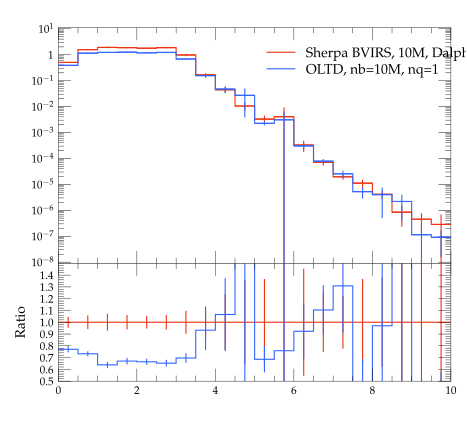

Generate this figure with Python:
#! /usr/bin/env python

# This Python script was auto-generated using YODA v2.0.0.
# Analysis object: /evtb/cutEg_jbjg_dr
# Timestamp: 15-04-2024 (14:39:54)

import matplotlib as mpl
import matplotlib.pyplot as plt
mpl.use('Agg') # comment out for interactive use
import os
import numpy as np

plotDir = os.path.split(os.path.realpath(__file__))[0]
if 'YODA_USER_PLOT_PATH' in globals():
    plot_outdir = globals()['YODA_USER_PLOT_PATH']
else:
    plot_outdir = plotDir

#plot style
plt.style.use(os.path.join(plotDir, '../default.mplstyle'))
# plot metadata
figW, figH = plt.rcParams['figure.figsize']
ax_xLabel = r''
ax_yLabel = r''
ax_title  = r''
ax_xScale = 'linear'
ax_yScale = 'log'
xLims = (0.0, 10.0)
yLims = (9.000000000000001e-09, 11.0)

# TeX-friendly labels for the legend
labels = [ r"Sherpa BVIRS, 10M, Dalpha=0.01", r"OLTD, nb=10M, nq=1" ]

# Create figure and axis objects
fig, (ax, ratio0_ax) = plt.subplots(2, 1, sharex=True,
                  figsize=(figW,figH), gridspec_kw={'height_ratios': (2, 1)})
ratio0_ax.yaxis.set_major_locator(mpl.ticker.MultipleLocator(0.1))
ratio0_ax.set_ylim(0.5, 1.4999)
ratio0_ax.set_ylabel('Ratio')

# LineColor map: curve index -> color
linecolors = {0: '#EE3311', 1: '#3366FF'}
# the numerical data is stored in a separate file
dataf = dict()
prefix = os.path.split(__file__)[0]
if prefix:    prefix = prefix + '/'
exec(open(prefix+'cutEg_jbjg_dr__data.py').read(), dataf)


legend_handles = [] # keep track of handles for the legend

# style options for curves
# starts at zorder>=5 to draw curve on top of legend
styles = {
  'curve0': {
    'color' : linecolors[0],
    'linestyle' : '-',
    'marker' : 'o',
    'zorder' : 5,
    'histstyle' : True,
  },
  'curve1': {
    'color' : linecolors[1],
    'linestyle' : '-',
    'marker' : 'o',
    'zorder' : 6,
    'histstyle' : True,
  },
}
# curve from input yoda files in main panel
for label in dataf['yvals'].keys():
    if all(np.isnan(v) for v in dataf['yvals'][label]):
        continue
    tmp = None
    if styles[label]['histstyle']: # draw as histogram
        tmp, = ax.plot(dataf['xedges'], dataf['yedges'][label],
                       color=styles[label]['color'],
                       linestyle=styles[label]['linestyle'],
                       drawstyle='steps-pre', solid_joinstyle='miter',
                       zorder=styles[label]['zorder'], label=label)
        ax.errorbar(dataf['xpoints'], dataf['yvals'][label], color=styles[label]['color'],
                    xerr=dataf['xerrs'], yerr=[dataf['ydowns'][label], dataf['yups'][label]],
                    linestyle='none', zorder=styles[label]['zorder'])
    else: # draw as scatter
        tmp = ax.errorbar(dataf['xpoints'], dataf['yvals'][label],
                          xerr=dataf['xerrs'],
                          yerr=[ dataf['ydowns'][label],
                          dataf['yups'][label] ],
                          fmt=styles[label]['marker'],
                          ecolor=styles[label]['color'],
                          color=styles[label]['color'], zorder=2)
        tmp[-1][0].set_linestyle(styles[label]['linestyle'])
    legend_handles += [tmp]
    for varLabel in dataf['variation_yvals'].keys():
        if varLabel.startswith(label):
            tmp, = ax.plot(dataf['xedges'], dataf['variation_yvals'][varLabel],
                           color=styles[label]['color'],
                           linestyle=styles[label]['linestyle'],
                           drawstyle='steps-pre', solid_joinstyle='miter',
                           zorder=styles[label]['zorder'], alpha=0.5)


# plots on ratio panel
# curve from input yoda files in ratio panel
for label, yvals in dataf['ratio0_yvals'].items():
    if all(np.isnan(v) for v in yvals):
        continue
    if styles[label]['histstyle']: # plot as histogram
        ratio0_ax.plot(dataf['xedges'], yvals,
                       color=styles[label]['color'],
                       linestyle=styles[label]['linestyle'],
                       drawstyle='steps-pre', zorder=1,
                       solid_joinstyle='miter')
        ratio0_ax.vlines(dataf['xpoints'],
                         dataf['ratio0_ymin'][label],
                         dataf['ratio0_ymax'][label],
                         color=styles[label]['color'], zorder=1)
    else: # plot as scatter
        tmp = ratio0_ax.errorbar(dataf['xpoints'],
                                 yvals, xerr=dataf['xerrs'],
                                 yerr=dataf['ratio0_yerrs'][label],
                                 fmt=styles[label]['marker'],
                                 ecolor=styles[label]['color'],
                                 color=styles[label]['color'])
        tmp[-1][0].set_linestyle(styles[label]['linestyle'])

    for varlabel in dataf['ratio0_variation_vals'].keys():
        if varlabel.startswith(label):
            ratio0_ax.plot(dataf['xedges'],
                            dataf['ratio0_variation_vals'][varlabel],
                            color=styles[label]['color'],
                            linestyle=styles[label]['linestyle'],
                            drawstyle='steps-pre', solid_joinstyle='miter',
                            zorder=1, alpha=0.5)

legend_pos = (0.5, 0.97)
ax.legend(legend_handles, labels, loc='upper left', bbox_to_anchor=legend_pos)

# set plot metadata as defined above
ratio0_ax.set_xlabel(ax_xLabel)
ratio0_ax.xaxis.set_label_coords(1., -.15)
ax.set_ylabel(ax_yLabel, loc='top')
ax.set_title(ax_title, loc='left')
ax.set_xscale(ax_xScale)
ax.set_yscale(ax_yScale)
ax.set_xlim(xLims)
ax.set_ylim(yLims)

# tick formatting
plt.rcParams['xtick.top'] = True
plt.rcParams['ytick.right'] = True
ax.yaxis.set_major_locator(mpl.ticker.LogLocator(base=10.0, numticks=np.inf))
ax.yaxis.set_minor_locator(mpl.ticker.LogLocator(
                           base=10.0, subs=np.arange(0.1, 1, 0.1), numticks=np.inf))
fig.align_ylabels((ax, ratio0_ax))
plt.savefig(os.path.join(plot_outdir, 'cutEg_jbjg_dr.pdf'), format='PDF')
plt.savefig(os.path.join(plot_outdir, 'cutEg_jbjg_dr.png'), format='PNG')

plt.close(fig)
